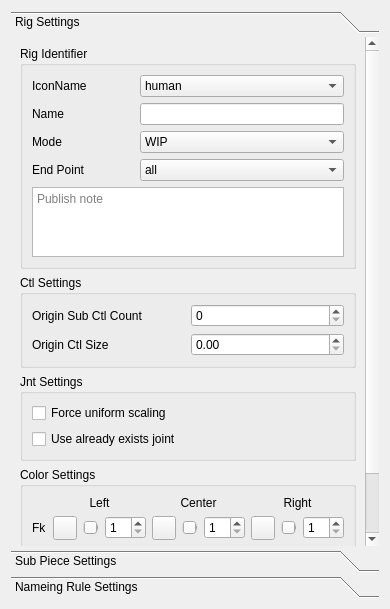
<?xml version="1.0" encoding="UTF-8"?>
<ui version="4.0">
 <class>Dialog</class>
 <widget class="QDialog" name="Dialog">
  <property name="geometry">
   <rect>
    <x>0</x>
    <y>0</y>
    <width>390</width>
    <height>609</height>
   </rect>
  </property>
  <property name="windowTitle">
   <string>Dialog</string>
  </property>
  <layout class="QVBoxLayout" name="verticalLayout_3">
   <item>
    <widget class="QToolBox" name="toolBox">
     <property name="styleSheet">
      <string notr="true">QToolBox::tab {
	border-radius: 1px;
	color: dark;
}

QToolBox::tab:selected {
    color: white;
}

QToolBox QScrollArea&gt;QWidget&gt;QWidget
{
	background: rgb(80, 80, 80);
}</string>
     </property>
     <property name="frameShadow">
      <enum>QFrame::Raised</enum>
     </property>
     <property name="currentIndex">
      <number>0</number>
     </property>
     <property name="tabSpacing">
      <number>4</number>
     </property>
     <widget class="QWidget" name="rig_page">
      <property name="geometry">
       <rect>
        <x>0</x>
        <y>0</y>
        <width>372</width>
        <height>519</height>
       </rect>
      </property>
      <attribute name="label">
       <string>Rig Settings</string>
      </attribute>
      <layout class="QVBoxLayout" name="verticalLayout">
       <item>
        <widget class="QGroupBox" name="groupBox">
         <property name="title">
          <string>Rig Identifier</string>
         </property>
         <layout class="QGridLayout" name="gridLayout_3">
          <item row="2" column="0">
           <widget class="QLabel" name="label_2">
            <property name="text">
             <string>Mode</string>
            </property>
           </widget>
          </item>
          <item row="3" column="1" colspan="2">
           <widget class="QComboBox" name="end_point_comboBox">
            <item>
             <property name="text">
              <string>all</string>
             </property>
            </item>
            <item>
             <property name="text">
              <string>objects</string>
             </property>
            </item>
            <item>
             <property name="text">
              <string>attributes</string>
             </property>
            </item>
            <item>
             <property name="text">
              <string>operators</string>
             </property>
            </item>
            <item>
             <property name="text">
              <string>connections</string>
             </property>
            </item>
            <item>
             <property name="text">
              <string>cleanup</string>
             </property>
            </item>
           </widget>
          </item>
          <item row="1" column="0">
           <widget class="QLabel" name="label">
            <property name="text">
             <string>Name</string>
            </property>
           </widget>
          </item>
          <item row="3" column="0">
           <widget class="QLabel" name="label_12">
            <property name="text">
             <string>End Point</string>
            </property>
           </widget>
          </item>
          <item row="4" column="0" colspan="3">
           <widget class="QTextEdit" name="notes_textEdit">
            <property name="placeholderText">
             <string>Publish note</string>
            </property>
           </widget>
          </item>
          <item row="1" column="1" colspan="2">
           <widget class="QLineEdit" name="rig_name_lineEdit"/>
          </item>
          <item row="2" column="1" colspan="2">
           <widget class="QComboBox" name="mode_comboBox">
            <property name="currentIndex">
             <number>1</number>
            </property>
            <item>
             <property name="text">
              <string>DEBUG</string>
             </property>
            </item>
            <item>
             <property name="text">
              <string>WIP</string>
             </property>
            </item>
            <item>
             <property name="text">
              <string>PUB</string>
             </property>
            </item>
           </widget>
          </item>
          <item row="0" column="0">
           <widget class="QLabel" name="label_3">
            <property name="text">
             <string>IconName</string>
            </property>
           </widget>
          </item>
          <item row="0" column="1" colspan="2">
           <widget class="QComboBox" name="icon_name_comboBox">
            <item>
             <property name="text">
              <string>human</string>
             </property>
            </item>
           </widget>
          </item>
         </layout>
        </widget>
       </item>
       <item>
        <widget class="QGroupBox" name="groupBox_4">
         <property name="title">
          <string>Ctl Settings</string>
         </property>
         <layout class="QGridLayout" name="gridLayout_5">
          <item row="1" column="0">
           <widget class="QLabel" name="label_11">
            <property name="text">
             <string>Origin Ctl Size</string>
            </property>
           </widget>
          </item>
          <item row="1" column="1">
           <widget class="QDoubleSpinBox" name="origin_ctl_size_doubleSpinBox">
            <property name="minimum">
             <double>0.000000000000000</double>
            </property>
            <property name="maximum">
             <double>100.000000000000000</double>
            </property>
            <property name="singleStep">
             <double>0.200000000000000</double>
            </property>
           </widget>
          </item>
          <item row="0" column="0">
           <widget class="QLabel" name="label_10">
            <property name="text">
             <string>Origin Sub Ctl Count</string>
            </property>
           </widget>
          </item>
          <item row="0" column="1">
           <widget class="QSpinBox" name="origin_sub_ctl_count_spinBox"/>
          </item>
         </layout>
        </widget>
       </item>
       <item>
        <widget class="QGroupBox" name="groupBox_5">
         <property name="title">
          <string>Jnt Settings</string>
         </property>
         <layout class="QVBoxLayout" name="verticalLayout_2">
          <item>
           <widget class="QCheckBox" name="force_uniform_scale_checkBox">
            <property name="text">
             <string>Force uniform scaling</string>
            </property>
           </widget>
          </item>
          <item>
           <widget class="QCheckBox" name="connect_jnt_checkBox">
            <property name="text">
             <string>Use already exists joint</string>
            </property>
           </widget>
          </item>
         </layout>
        </widget>
       </item>
       <item>
        <widget class="QGroupBox" name="groupBox_3">
         <property name="title">
          <string>Color Settings</string>
         </property>
         <layout class="QGridLayout" name="gridLayout_2">
          <item row="2" column="1">
           <widget class="QPushButton" name="left_color_ik_pushButton">
            <property name="sizePolicy">
             <sizepolicy hsizetype="Fixed" vsizetype="Fixed">
              <horstretch>0</horstretch>
              <verstretch>0</verstretch>
             </sizepolicy>
            </property>
            <property name="minimumSize">
             <size>
              <width>24</width>
              <height>24</height>
             </size>
            </property>
            <property name="maximumSize">
             <size>
              <width>24</width>
              <height>24</height>
             </size>
            </property>
            <property name="text">
             <string/>
            </property>
           </widget>
          </item>
          <item row="0" column="7" colspan="3">
           <widget class="QLabel" name="label_7">
            <property name="text">
             <string>Right</string>
            </property>
            <property name="alignment">
             <set>Qt::AlignCenter</set>
            </property>
           </widget>
          </item>
          <item row="1" column="8">
           <widget class="QSlider" name="right_color_fk_horizontalSlider">
            <property name="maximum">
             <number>100</number>
            </property>
            <property name="orientation">
             <enum>Qt::Horizontal</enum>
            </property>
           </widget>
          </item>
          <item row="2" column="0">
           <widget class="QLabel" name="label_9">
            <property name="text">
             <string>Ik</string>
            </property>
           </widget>
          </item>
          <item row="2" column="2">
           <widget class="QSlider" name="left_color_ik_horizontalSlider">
            <property name="maximum">
             <number>100</number>
            </property>
            <property name="orientation">
             <enum>Qt::Horizontal</enum>
            </property>
           </widget>
          </item>
          <item row="2" column="7">
           <widget class="QPushButton" name="right_color_ik_pushButton">
            <property name="sizePolicy">
             <sizepolicy hsizetype="Fixed" vsizetype="Fixed">
              <horstretch>0</horstretch>
              <verstretch>0</verstretch>
             </sizepolicy>
            </property>
            <property name="minimumSize">
             <size>
              <width>24</width>
              <height>24</height>
             </size>
            </property>
            <property name="maximumSize">
             <size>
              <width>24</width>
              <height>24</height>
             </size>
            </property>
            <property name="text">
             <string/>
            </property>
           </widget>
          </item>
          <item row="1" column="1">
           <widget class="QPushButton" name="left_color_fk_pushButton">
            <property name="sizePolicy">
             <sizepolicy hsizetype="Fixed" vsizetype="Fixed">
              <horstretch>0</horstretch>
              <verstretch>0</verstretch>
             </sizepolicy>
            </property>
            <property name="minimumSize">
             <size>
              <width>24</width>
              <height>24</height>
             </size>
            </property>
            <property name="maximumSize">
             <size>
              <width>24</width>
              <height>24</height>
             </size>
            </property>
            <property name="text">
             <string/>
            </property>
           </widget>
          </item>
          <item row="2" column="3">
           <widget class="QSpinBox" name="left_color_ik_spinBox">
            <property name="sizePolicy">
             <sizepolicy hsizetype="Expanding" vsizetype="Fixed">
              <horstretch>0</horstretch>
              <verstretch>0</verstretch>
             </sizepolicy>
            </property>
            <property name="minimum">
             <number>1</number>
            </property>
            <property name="maximum">
             <number>31</number>
            </property>
           </widget>
          </item>
          <item row="1" column="2">
           <widget class="QSlider" name="left_color_fk_horizontalSlider">
            <property name="maximum">
             <number>100</number>
            </property>
            <property name="orientation">
             <enum>Qt::Horizontal</enum>
            </property>
           </widget>
          </item>
          <item row="1" column="3">
           <widget class="QSpinBox" name="left_color_fk_spinBox">
            <property name="sizePolicy">
             <sizepolicy hsizetype="Expanding" vsizetype="Fixed">
              <horstretch>0</horstretch>
              <verstretch>0</verstretch>
             </sizepolicy>
            </property>
            <property name="minimum">
             <number>1</number>
            </property>
            <property name="maximum">
             <number>31</number>
            </property>
           </widget>
          </item>
          <item row="1" column="5">
           <widget class="QSlider" name="center_color_fk_horizontalSlider">
            <property name="maximum">
             <number>100</number>
            </property>
            <property name="orientation">
             <enum>Qt::Horizontal</enum>
            </property>
           </widget>
          </item>
          <item row="2" column="5">
           <widget class="QSlider" name="center_color_ik_horizontalSlider">
            <property name="maximum">
             <number>100</number>
            </property>
            <property name="orientation">
             <enum>Qt::Horizontal</enum>
            </property>
           </widget>
          </item>
          <item row="1" column="6">
           <widget class="QSpinBox" name="center_color_fk_spinBox">
            <property name="sizePolicy">
             <sizepolicy hsizetype="Expanding" vsizetype="Fixed">
              <horstretch>0</horstretch>
              <verstretch>0</verstretch>
             </sizepolicy>
            </property>
            <property name="minimum">
             <number>1</number>
            </property>
            <property name="maximum">
             <number>31</number>
            </property>
           </widget>
          </item>
          <item row="1" column="0">
           <widget class="QLabel" name="label_8">
            <property name="text">
             <string>Fk</string>
            </property>
           </widget>
          </item>
          <item row="2" column="8">
           <widget class="QSlider" name="right_color_ik_horizontalSlider">
            <property name="maximum">
             <number>100</number>
            </property>
            <property name="orientation">
             <enum>Qt::Horizontal</enum>
            </property>
           </widget>
          </item>
          <item row="0" column="1" colspan="3">
           <widget class="QLabel" name="label_5">
            <property name="text">
             <string>Left</string>
            </property>
            <property name="alignment">
             <set>Qt::AlignCenter</set>
            </property>
           </widget>
          </item>
          <item row="1" column="4">
           <widget class="QPushButton" name="center_color_fk_pushButton">
            <property name="sizePolicy">
             <sizepolicy hsizetype="Fixed" vsizetype="Fixed">
              <horstretch>0</horstretch>
              <verstretch>0</verstretch>
             </sizepolicy>
            </property>
            <property name="minimumSize">
             <size>
              <width>24</width>
              <height>24</height>
             </size>
            </property>
            <property name="maximumSize">
             <size>
              <width>24</width>
              <height>24</height>
             </size>
            </property>
            <property name="text">
             <string/>
            </property>
           </widget>
          </item>
          <item row="2" column="4">
           <widget class="QPushButton" name="center_color_ik_pushButton">
            <property name="sizePolicy">
             <sizepolicy hsizetype="Fixed" vsizetype="Fixed">
              <horstretch>0</horstretch>
              <verstretch>0</verstretch>
             </sizepolicy>
            </property>
            <property name="minimumSize">
             <size>
              <width>24</width>
              <height>24</height>
             </size>
            </property>
            <property name="maximumSize">
             <size>
              <width>24</width>
              <height>24</height>
             </size>
            </property>
            <property name="text">
             <string/>
            </property>
           </widget>
          </item>
          <item row="1" column="7">
           <widget class="QPushButton" name="right_color_fk_pushButton">
            <property name="sizePolicy">
             <sizepolicy hsizetype="Fixed" vsizetype="Fixed">
              <horstretch>0</horstretch>
              <verstretch>0</verstretch>
             </sizepolicy>
            </property>
            <property name="minimumSize">
             <size>
              <width>24</width>
              <height>24</height>
             </size>
            </property>
            <property name="maximumSize">
             <size>
              <width>24</width>
              <height>24</height>
             </size>
            </property>
            <property name="text">
             <string/>
            </property>
           </widget>
          </item>
          <item row="2" column="9">
           <widget class="QSpinBox" name="right_color_ik_spinBox">
            <property name="sizePolicy">
             <sizepolicy hsizetype="Expanding" vsizetype="Fixed">
              <horstretch>0</horstretch>
              <verstretch>0</verstretch>
             </sizepolicy>
            </property>
            <property name="minimum">
             <number>1</number>
            </property>
            <property name="maximum">
             <number>31</number>
            </property>
           </widget>
          </item>
          <item row="1" column="9">
           <widget class="QSpinBox" name="right_color_fk_spinBox">
            <property name="sizePolicy">
             <sizepolicy hsizetype="Expanding" vsizetype="Fixed">
              <horstretch>0</horstretch>
              <verstretch>0</verstretch>
             </sizepolicy>
            </property>
            <property name="minimum">
             <number>1</number>
            </property>
            <property name="maximum">
             <number>31</number>
            </property>
           </widget>
          </item>
          <item row="0" column="4" colspan="3">
           <widget class="QLabel" name="label_6">
            <property name="text">
             <string>Center</string>
            </property>
            <property name="alignment">
             <set>Qt::AlignCenter</set>
            </property>
           </widget>
          </item>
          <item row="2" column="6">
           <widget class="QSpinBox" name="center_color_ik_spinBox">
            <property name="sizePolicy">
             <sizepolicy hsizetype="Expanding" vsizetype="Fixed">
              <horstretch>0</horstretch>
              <verstretch>0</verstretch>
             </sizepolicy>
            </property>
            <property name="minimum">
             <number>1</number>
            </property>
            <property name="maximum">
             <number>31</number>
            </property>
           </widget>
          </item>
          <item row="3" column="0" colspan="5">
           <widget class="QCheckBox" name="use_RGB_colors_checkBox">
            <property name="text">
             <string>Use RGB Colors</string>
            </property>
           </widget>
          </item>
         </layout>
        </widget>
       </item>
       <item>
        <spacer name="verticalSpacer">
         <property name="orientation">
          <enum>Qt::Vertical</enum>
         </property>
         <property name="sizeHint" stdset="0">
          <size>
           <width>20</width>
           <height>40</height>
          </size>
         </property>
        </spacer>
       </item>
      </layout>
     </widget>
     <widget class="QWidget" name="sub_piece_page">
      <property name="geometry">
       <rect>
        <x>0</x>
        <y>0</y>
        <width>172</width>
        <height>240</height>
       </rect>
      </property>
      <attribute name="label">
       <string>Sub Piece Settings</string>
      </attribute>
      <layout class="QGridLayout" name="gridLayout_4">
       <item row="0" column="0" colspan="2">
        <widget class="QCheckBox" name="run_sub_pieces_checkBox">
         <property name="text">
          <string>Run sub pieces</string>
         </property>
        </widget>
       </item>
       <item row="8" column="1">
        <spacer name="verticalSpacer_2">
         <property name="orientation">
          <enum>Qt::Vertical</enum>
         </property>
         <property name="sizeHint" stdset="0">
          <size>
           <width>20</width>
           <height>46</height>
          </size>
         </property>
        </spacer>
       </item>
       <item row="5" column="1">
        <widget class="QPushButton" name="sub_pieces_remove_pushButton">
         <property name="text">
          <string>Remove</string>
         </property>
        </widget>
       </item>
       <item row="2" column="0" rowspan="7">
        <widget class="QListWidget" name="sub_pieces_listWidget">
         <property name="dragEnabled">
          <bool>true</bool>
         </property>
         <property name="dragDropMode">
          <enum>QAbstractItemView::InternalMove</enum>
         </property>
         <property name="alternatingRowColors">
          <bool>true</bool>
         </property>
         <property name="selectionMode">
          <enum>QAbstractItemView::ExtendedSelection</enum>
         </property>
         <item>
          <property name="text">
           <string>objects</string>
          </property>
         </item>
         <item>
          <property name="text">
           <string>attributes</string>
          </property>
         </item>
         <item>
          <property name="text">
           <string>operators</string>
          </property>
         </item>
         <item>
          <property name="text">
           <string>connections</string>
          </property>
         </item>
         <item>
          <property name="text">
           <string>cleanup</string>
          </property>
         </item>
        </widget>
       </item>
       <item row="1" column="0" colspan="2">
        <widget class="QLineEdit" name="search_lineEdit"/>
       </item>
       <item row="2" column="1">
        <widget class="QPushButton" name="sub_pieces_add_pushButton">
         <property name="text">
          <string>Add</string>
         </property>
        </widget>
       </item>
       <item row="3" column="1">
        <widget class="QPushButton" name="sub_pieces_new_pushButton">
         <property name="text">
          <string>New</string>
         </property>
        </widget>
       </item>
       <item row="6" column="1">
        <widget class="QPushButton" name="sub_pieces_run_sel_pushButton">
         <property name="text">
          <string>Run. Sel</string>
         </property>
        </widget>
       </item>
       <item row="4" column="1">
        <widget class="QPushButton" name="sub_pieces_edit_pushButton">
         <property name="text">
          <string>Edit</string>
         </property>
        </widget>
       </item>
       <item row="7" column="1">
        <widget class="QPushButton" name="localizing_pushButton">
         <property name="text">
          <string>Localizing</string>
         </property>
        </widget>
       </item>
      </layout>
     </widget>
     <widget class="QWidget" name="name_rule_page">
      <property name="geometry">
       <rect>
        <x>0</x>
        <y>0</y>
        <width>313</width>
        <height>452</height>
       </rect>
      </property>
      <attribute name="label">
       <string>Nameing Rule Settings</string>
      </attribute>
      <layout class="QGridLayout" name="gridLayout_8">
       <item row="0" column="0" colspan="3">
        <widget class="QGroupBox" name="groupBox_6">
         <property name="title">
          <string>Controls Naming Rule</string>
         </property>
         <layout class="QVBoxLayout" name="verticalLayout_5">
          <item>
           <layout class="QHBoxLayout" name="horizontalLayout">
            <item>
             <widget class="QLineEdit" name="ctl_name_rule_lineEdit"/>
            </item>
            <item>
             <widget class="QPushButton" name="ctl_name_rule_reset_pushButton">
              <property name="sizePolicy">
               <sizepolicy hsizetype="Fixed" vsizetype="Fixed">
                <horstretch>0</horstretch>
                <verstretch>0</verstretch>
               </sizepolicy>
              </property>
              <property name="text">
               <string>Reset</string>
              </property>
             </widget>
            </item>
           </layout>
          </item>
          <item>
           <layout class="QHBoxLayout" name="horizontalLayout_2">
            <item>
             <widget class="QLabel" name="label_13">
              <property name="sizePolicy">
               <sizepolicy hsizetype="Fixed" vsizetype="Preferred">
                <horstretch>0</horstretch>
                <verstretch>0</verstretch>
               </sizepolicy>
              </property>
              <property name="text">
               <string>{description} Letter Case</string>
              </property>
             </widget>
            </item>
            <item>
             <widget class="QComboBox" name="ctl_description_letter_case_comboBox">
              <property name="sizePolicy">
               <sizepolicy hsizetype="Expanding" vsizetype="Fixed">
                <horstretch>0</horstretch>
                <verstretch>0</verstretch>
               </sizepolicy>
              </property>
              <item>
               <property name="text">
                <string>default</string>
               </property>
              </item>
              <item>
               <property name="text">
                <string>lower</string>
               </property>
              </item>
              <item>
               <property name="text">
                <string>upper</string>
               </property>
              </item>
              <item>
               <property name="text">
                <string>capitalize</string>
               </property>
              </item>
             </widget>
            </item>
           </layout>
          </item>
         </layout>
        </widget>
       </item>
       <item row="1" column="0" colspan="3">
        <widget class="QGroupBox" name="groupBox_7">
         <property name="title">
          <string>Joints Naming Rule</string>
         </property>
         <layout class="QVBoxLayout" name="verticalLayout_4">
          <item>
           <layout class="QHBoxLayout" name="horizontalLayout_3">
            <item>
             <widget class="QLineEdit" name="jnt_name_rule_lineEdit"/>
            </item>
            <item>
             <widget class="QPushButton" name="jnt_name_rule_reset_pushButton">
              <property name="sizePolicy">
               <sizepolicy hsizetype="Fixed" vsizetype="Fixed">
                <horstretch>0</horstretch>
                <verstretch>0</verstretch>
               </sizepolicy>
              </property>
              <property name="text">
               <string>Reset</string>
              </property>
             </widget>
            </item>
           </layout>
          </item>
          <item>
           <layout class="QHBoxLayout" name="horizontalLayout_4">
            <item>
             <widget class="QLabel" name="label_14">
              <property name="sizePolicy">
               <sizepolicy hsizetype="Fixed" vsizetype="Preferred">
                <horstretch>0</horstretch>
                <verstretch>0</verstretch>
               </sizepolicy>
              </property>
              <property name="text">
               <string>{description} Letter Case</string>
              </property>
             </widget>
            </item>
            <item>
             <widget class="QComboBox" name="jnt_description_letter_case_comboBox">
              <property name="sizePolicy">
               <sizepolicy hsizetype="Expanding" vsizetype="Fixed">
                <horstretch>0</horstretch>
                <verstretch>0</verstretch>
               </sizepolicy>
              </property>
              <item>
               <property name="text">
                <string>default</string>
               </property>
              </item>
              <item>
               <property name="text">
                <string>lower</string>
               </property>
              </item>
              <item>
               <property name="text">
                <string>upper</string>
               </property>
              </item>
              <item>
               <property name="text">
                <string>capitalize</string>
               </property>
              </item>
             </widget>
            </item>
           </layout>
          </item>
         </layout>
        </widget>
       </item>
       <item row="2" column="0" colspan="2">
        <widget class="QGroupBox" name="groupBox_8">
         <property name="title">
          <string>Controls Side Nameing</string>
         </property>
         <layout class="QGridLayout" name="gridLayout_7">
          <item row="0" column="0">
           <widget class="QLabel" name="label_15">
            <property name="text">
             <string>Left</string>
            </property>
           </widget>
          </item>
          <item row="0" column="1">
           <widget class="QLineEdit" name="l_ctl_side_name_lineEdit">
            <property name="alignment">
             <set>Qt::AlignCenter</set>
            </property>
           </widget>
          </item>
          <item row="1" column="0">
           <widget class="QLabel" name="label_16">
            <property name="text">
             <string>Right</string>
            </property>
           </widget>
          </item>
          <item row="1" column="1">
           <widget class="QLineEdit" name="r_ctl_side_name_lineEdit">
            <property name="alignment">
             <set>Qt::AlignCenter</set>
            </property>
           </widget>
          </item>
          <item row="2" column="0">
           <widget class="QLabel" name="label_17">
            <property name="text">
             <string>Center</string>
            </property>
           </widget>
          </item>
          <item row="2" column="1">
           <widget class="QLineEdit" name="c_ctl_side_name_lineEdit">
            <property name="alignment">
             <set>Qt::AlignCenter</set>
            </property>
           </widget>
          </item>
          <item row="3" column="1">
           <widget class="QPushButton" name="ctl_side_name_reset_pushButton">
            <property name="text">
             <string>Reset</string>
            </property>
           </widget>
          </item>
         </layout>
        </widget>
       </item>
       <item row="2" column="2">
        <widget class="QGroupBox" name="groupBox_9">
         <property name="title">
          <string>Joints Side Nameing</string>
         </property>
         <layout class="QGridLayout" name="gridLayout_9">
          <item row="0" column="0">
           <widget class="QLabel" name="label_18">
            <property name="text">
             <string>Left</string>
            </property>
           </widget>
          </item>
          <item row="0" column="1">
           <widget class="QLineEdit" name="l_jnt_side_name_lineEdit">
            <property name="alignment">
             <set>Qt::AlignCenter</set>
            </property>
           </widget>
          </item>
          <item row="1" column="0">
           <widget class="QLabel" name="label_19">
            <property name="text">
             <string>Right</string>
            </property>
           </widget>
          </item>
          <item row="1" column="1">
           <widget class="QLineEdit" name="r_jnt_side_name_lineEdit">
            <property name="alignment">
             <set>Qt::AlignCenter</set>
            </property>
           </widget>
          </item>
          <item row="2" column="0">
           <widget class="QLabel" name="label_20">
            <property name="text">
             <string>Center</string>
            </property>
           </widget>
          </item>
          <item row="2" column="1">
           <widget class="QLineEdit" name="c_jnt_side_name_lineEdit">
            <property name="alignment">
             <set>Qt::AlignCenter</set>
            </property>
           </widget>
          </item>
          <item row="3" column="1">
           <widget class="QPushButton" name="jnt_side_name_reset_pushButton">
            <property name="text">
             <string>Reset</string>
            </property>
           </widget>
          </item>
         </layout>
        </widget>
       </item>
       <item row="3" column="0">
        <widget class="QGroupBox" name="groupBox_10">
         <property name="title">
          <string>Index Padding</string>
         </property>
         <layout class="QFormLayout" name="formLayout_2">
          <item row="0" column="0">
           <widget class="QLabel" name="label_21">
            <property name="text">
             <string>Controls</string>
            </property>
           </widget>
          </item>
          <item row="0" column="1">
           <widget class="QSpinBox" name="ctl_index_padding_spinBox"/>
          </item>
          <item row="1" column="0">
           <widget class="QLabel" name="label_22">
            <property name="text">
             <string>Joints</string>
            </property>
           </widget>
          </item>
          <item row="1" column="1">
           <widget class="QSpinBox" name="jnt_index_padding_spinBox"/>
          </item>
          <item row="2" column="0" colspan="2">
           <widget class="QPushButton" name="index_padding_reset_pushButton">
            <property name="text">
             <string>Reset</string>
            </property>
           </widget>
          </item>
         </layout>
        </widget>
       </item>
       <item row="3" column="1" colspan="2">
        <widget class="QGroupBox" name="groupBox_11">
         <property name="title">
          <string>Extensions Naming</string>
         </property>
         <layout class="QGridLayout" name="gridLayout_6">
          <item row="0" column="0">
           <widget class="QLabel" name="label_23">
            <property name="text">
             <string>Controls</string>
            </property>
           </widget>
          </item>
          <item row="0" column="1">
           <widget class="QLineEdit" name="ctl_extensions_name_lineEdit">
            <property name="alignment">
             <set>Qt::AlignCenter</set>
            </property>
           </widget>
          </item>
          <item row="1" column="0">
           <widget class="QLabel" name="label_24">
            <property name="text">
             <string>Joints</string>
            </property>
           </widget>
          </item>
          <item row="1" column="1">
           <widget class="QLineEdit" name="jnt_extensions_name_lineEdit">
            <property name="alignment">
             <set>Qt::AlignCenter</set>
            </property>
           </widget>
          </item>
          <item row="2" column="1">
           <widget class="QPushButton" name="extensions_name_reset_pushButton">
            <property name="text">
             <string>Reset</string>
            </property>
           </widget>
          </item>
         </layout>
        </widget>
       </item>
       <item row="4" column="1">
        <spacer name="verticalSpacer_4">
         <property name="orientation">
          <enum>Qt::Vertical</enum>
         </property>
         <property name="sizeHint" stdset="0">
          <size>
           <width>20</width>
           <height>52</height>
          </size>
         </property>
        </spacer>
       </item>
      </layout>
     </widget>
    </widget>
   </item>
  </layout>
 </widget>
 <resources/>
 <connections/>
</ui>
